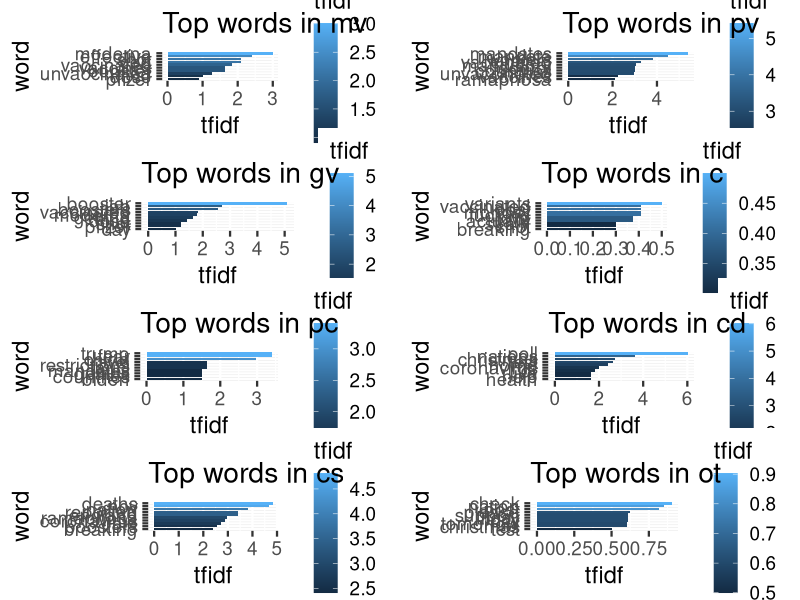

The R source for this figure:
library(tidyverse)
library(here)
library(ggplot2)
library(gridExtra)

data=read_csv(here("tfidf.csv"))
cats=c('mv','pv','gv','c','pc','cd','cs','ot')
p=list()

for (i in 1:8) {
  sub=data%>%filter(category==cats[i])
  p[[i]]=ggplot(sub,aes(tfidf,reorder(word, tfidf),fill=tfidf))+
    geom_bar(stat='identity') +
    ggtitle(paste("Top words in",cats[i])) +
    ylab("word") + 
    theme_grey(base_size=17)
}

grid.arrange(grobs=p,ncol=2)